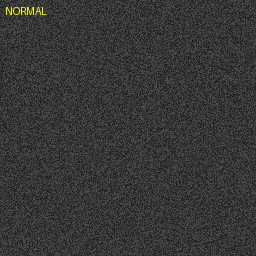
#> input picture data/images/artemis01_sensor_001.png, 256 x 256 px
$ python -i vision_module.py   (imports and definitions only)
#> lines starting #> are read from the running program, lines starting #| are printed output that depends on the picture; after the words box and inside, x2 and y2 are one past the last pixel; in counts of white or black regions, pixels touching at a corner belong together
"""
Modulo de Visao Computacional - Analise de imagens de sensores espaciais.
Detecta anomalias, classifica brilho e identifica padroes.
"""
import cv2
import numpy as np
from PIL import Image


def carregar_imagem(caminho: str) -> np.ndarray:
    img = cv2.imread(caminho)
    if img is None:
        raise FileNotFoundError(f"Imagem nao encontrada: {caminho}")
    return img


def analisar_brilho(img_gray: np.ndarray) -> dict:
    media = float(np.mean(img_gray))
    desvio = float(np.std(img_gray))
    minimo = int(np.min(img_gray))
    maximo = int(np.max(img_gray))
    return {"media": round(media, 2), "desvio": round(desvio, 2),
            "minimo": minimo, "maximo": maximo}


def detectar_regioes_anomalas(img_gray: np.ndarray, limiar: int = 180) -> dict:
    """Detecta regioes com brilho anomalo (muito alto = possivel anomalia termica)."""
    _, mask = cv2.threshold(img_gray, limiar, 255, cv2.THRESH_BINARY)
    contornos, _ = cv2.findContours(mask, cv2.RETR_EXTERNAL, cv2.CHAIN_APPROX_SIMPLE)
    total_pixels = img_gray.size
    pixels_anomalos = int(np.sum(mask > 0))
    percentual = round(pixels_anomalos / total_pixels * 100, 2)
    return {
        "regioes_anomalas": len(contornos),
        "percentual_area_anomala": percentual,
        "anomalia_detectada": percentual > 2.0,
    }


def calcular_contraste(img_gray: np.ndarray) -> float:
    """Calcula o contraste via desvio padrao (metrica simples e eficaz)."""
    return round(float(np.std(img_gray)), 2)


def classificar_imagem(brilho: dict, anomalia: dict, contraste: float) -> str:
    if anomalia["anomalia_detectada"] and brilho["media"] > 120:
        return "ANOMALIA TERMICA"
    if anomalia["anomalia_detectada"]:
        return "ANOMALIA DETECTADA"
    if contraste > 60:
        return "ALTO CONTRASTE (possivel cratera/pluma)"
    if brilho["media"] < 50:
        return "SUPERFICIE ESCURA (normal)"
    return "SUPERFICIE NORMAL"


def analisar_imagem(caminho: str) -> dict:
#> called with caminho = 'data/images/artemis01_sensor_001.png'
    img = carregar_imagem(caminho)
#> in carregar_imagem, img is the input picture: shape (256, 256, 3); mean B, G, R 54.3, 54.7, 54.7
    img_gray = cv2.cvtColor(img, cv2.COLOR_BGR2GRAY)

    brilho = analisar_brilho(img_gray)
#> in analisar_brilho, `media = float(np.mean(img_gray))`: media = 54.67
#> in analisar_brilho, `desvio = float(np.std(img_gray))`: desvio = 15.73
#> in analisar_brilho, `minimo = int(np.min(img_gray))`: minimo = 30
#> in analisar_brilho, `maximo = int(np.max(img_gray))`: maximo = 225
#> brilho = {'media': 54.67, 'desvio': 15.73, 'minimo': 30, 'maximo': 225}
    anomalia = detectar_regioes_anomalas(img_gray)
#> in detectar_regioes_anomalas, `_, mask = cv2.threshold(img_gray, limiar, 255, cv2.THRESH_BINARY)`:
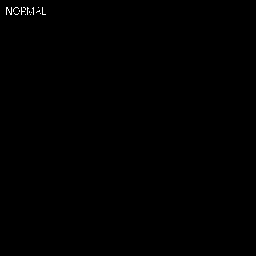
#> mask: shape (256, 256); 0.14% white in thin lines or dots, all inside (x1, y1, x2, y2) = (6, 7, 46, 15)
#> in detectar_regioes_anomalas, `contornos, _ = cv2.findContours(mask, cv2.RETR_EXTERNAL, cv2.CHAIN_APP..`: contornos = 16 contours, all with area under 20
#> in detectar_regioes_anomalas, `pixels_anomalos = int(np.sum(mask > 0))`: pixels_anomalos = 95
#> in detectar_regioes_anomalas, `percentual = round(pixels_anomalos / total_pixels * 100, 2)`: percentual = 0.14
#> anomalia = {'regioes_anomalas': 16, 'percentual_area_anomala': 0.14, 'anomalia_detectada': False}
    contraste = calcular_contraste(img_gray)
#> contraste = 15.73
    classificacao = classificar_imagem(brilho, anomalia, contraste)
#> classificacao = 'SUPERFICIE NORMAL'

    # Histograma simplificado (3 faixas: escuro / medio / brilhante)
    total = img_gray.size
#> total = 65536
    escuro    = int(np.sum(img_gray < 85))
#> escuro = 65380
    medio     = int(np.sum((img_gray >= 85) & (img_gray < 170)))
#> medio = 50
    brilhante = int(np.sum(img_gray >= 170))
#> brilhante = 106

    return {
        "arquivo": caminho.split("\\")[-1].split("/")[-1],
        "resolucao": f"{img.shape[1]}x{img.shape[0]}",
        "brilho_medio": brilho["media"],
        "desvio_padrao": brilho["desvio"],
        "contraste": contraste,
        "regioes_anomalas": anomalia["regioes_anomalas"],
        "percentual_anomalo": anomalia["percentual_area_anomala"],
        "anomalia_detectada": anomalia["anomalia_detectada"],
        "classificacao": classificacao,
        "pixels_escuros_pct": round(escuro / total * 100, 1),
        "pixels_medios_pct": round(medio / total * 100, 1),
        "pixels_brilhantes_pct": round(brilhante / total * 100, 1),
    }

>>> result = analisar_imagem('data/images/artemis01_sensor_001.png')
#> result = 12 items

$ run again, on data/images/artemis01_sensor_002.png
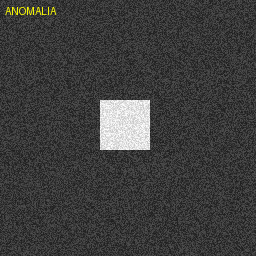
#> input picture data/images/artemis01_sensor_002.png, 256 x 256 px
#> in carregar_imagem, img is the input picture: shape (256, 256, 3); mean B, G, R 61, 61.5, 61.5
#> media = 61.48
#> desvio = 36.72
#> minimo = 30
#> maximo = 254
#> brilho = {'media': 61.48, 'desvio': 36.72, 'minimo': 30, 'maximo': 254}
#> in detectar_regioes_anomalas, `_, mask = cv2.threshold(img_gray, limiar, 255, cv2.THRESH_BINARY)`:
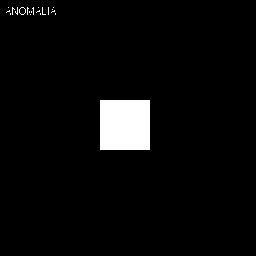
#> mask: shape (256, 256); 4% white; 21 white regions (20 under 20 px)
#> contornos = 21 contours, 19 with area under 20; largest, box (x1, y1, x2, y2) and area: (100, 100, 150, 150) 2401, (19, 7, 26, 15) 34
#> pixels_anomalos = 2606
#> percentual = 3.98
#> anomalia = {'regioes_anomalas': 21, 'percentual_area_anomala': 3.98, 'anomalia_detectada': True}
#> contraste = 36.72
#> classificacao = 'ANOMALIA DETECTADA'
#> escuro = 62844
#> medio = 76
#> brilhante = 2616
#> result = 12 items
